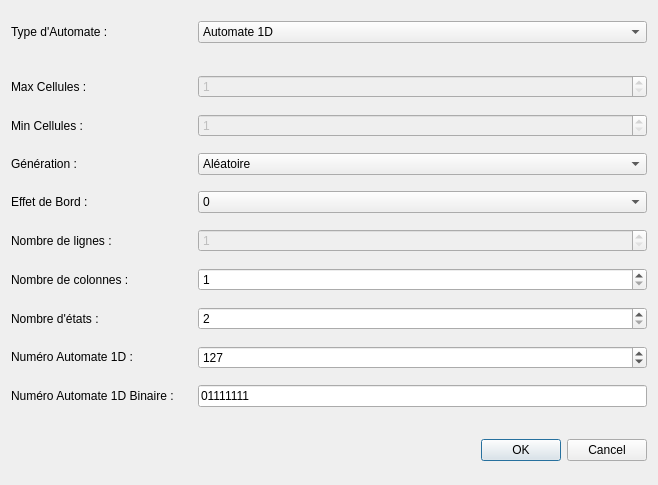
<?xml version="1.0" encoding="UTF-8"?>
<ui version="4.0">
 <class>creation_automate</class>
 <widget class="QDialog" name="creation_automate">
  <property name="geometry">
   <rect>
    <x>0</x>
    <y>0</y>
    <width>658</width>
    <height>485</height>
   </rect>
  </property>
  <property name="maximumSize">
   <size>
    <width>16777215</width>
    <height>16777215</height>
   </size>
  </property>
  <property name="windowTitle">
   <string>Nouvel Automate</string>
  </property>
  <layout class="QGridLayout" name="gridLayout">
   <item row="1" column="4">
    <widget class="QComboBox" name="comboBox">
     <property name="minimumSize">
      <size>
       <width>60</width>
       <height>0</height>
      </size>
     </property>
     <item>
      <property name="text">
       <string>Automate 1D</string>
      </property>
     </item>
     <item>
      <property name="text">
       <string>Jeu de la Vie</string>
      </property>
     </item>
     <item>
      <property name="text">
       <string>Autres Automates 2D</string>
      </property>
     </item>
    </widget>
   </item>
   <item row="6" column="4">
    <widget class="QComboBox" name="comboBox_3">
     <property name="minimumSize">
      <size>
       <width>60</width>
       <height>0</height>
      </size>
     </property>
     <item>
      <property name="text">
       <string>0</string>
      </property>
     </item>
     <item>
      <property name="text">
       <string>1</string>
      </property>
     </item>
     <item>
      <property name="text">
       <string>Torique</string>
      </property>
     </item>
    </widget>
   </item>
   <item row="14" column="4">
    <widget class="QDialogButtonBox" name="buttonBox">
     <property name="standardButtons">
      <set>QDialogButtonBox::Cancel|QDialogButtonBox::Ok</set>
     </property>
    </widget>
   </item>
   <item row="7" column="4">
    <widget class="QSpinBox" name="spinBox">
     <property name="enabled">
      <bool>false</bool>
     </property>
     <property name="minimum">
      <number>1</number>
     </property>
    </widget>
   </item>
   <item row="6" column="0">
    <widget class="QLabel" name="label_3">
     <property name="text">
      <string>Effet de Bord :</string>
     </property>
    </widget>
   </item>
   <item row="5" column="1">
    <widget class="QTableWidget" name="tableWidget_2">
     <property name="enabled">
      <bool>true</bool>
     </property>
     <property name="maximumSize">
      <size>
       <width>0</width>
       <height>0</height>
      </size>
     </property>
     <property name="inputMethodHints">
      <set>Qt::ImhNone</set>
     </property>
     <property name="rowCount">
      <number>1</number>
     </property>
     <property name="columnCount">
      <number>1</number>
     </property>
     <attribute name="horizontalHeaderVisible">
      <bool>false</bool>
     </attribute>
     <attribute name="horizontalHeaderDefaultSectionSize">
      <number>14</number>
     </attribute>
     <attribute name="verticalHeaderVisible">
      <bool>false</bool>
     </attribute>
     <attribute name="verticalHeaderDefaultSectionSize">
      <number>14</number>
     </attribute>
     <attribute name="verticalHeaderHighlightSections">
      <bool>true</bool>
     </attribute>
     <attribute name="verticalHeaderMinimumSectionSize">
      <number>39</number>
     </attribute>
     <row/>
     <column/>
    </widget>
   </item>
   <item row="2" column="2">
    <widget class="QTableWidget" name="tableWidget_3">
     <property name="enabled">
      <bool>true</bool>
     </property>
     <property name="maximumSize">
      <size>
       <width>0</width>
       <height>0</height>
      </size>
     </property>
     <property name="inputMethodHints">
      <set>Qt::ImhNone</set>
     </property>
     <property name="rowCount">
      <number>1</number>
     </property>
     <property name="columnCount">
      <number>1</number>
     </property>
     <attribute name="horizontalHeaderVisible">
      <bool>false</bool>
     </attribute>
     <attribute name="horizontalHeaderDefaultSectionSize">
      <number>14</number>
     </attribute>
     <attribute name="verticalHeaderVisible">
      <bool>false</bool>
     </attribute>
     <attribute name="verticalHeaderDefaultSectionSize">
      <number>14</number>
     </attribute>
     <attribute name="verticalHeaderHighlightSections">
      <bool>true</bool>
     </attribute>
     <attribute name="verticalHeaderMinimumSectionSize">
      <number>39</number>
     </attribute>
     <row/>
     <column/>
    </widget>
   </item>
   <item row="9" column="0">
    <widget class="QLabel" name="label_5">
     <property name="text">
      <string>Nombre de colonnes :  </string>
     </property>
    </widget>
   </item>
   <item row="10" column="4">
    <widget class="QSpinBox" name="spinBox_3">
     <property name="enabled">
      <bool>true</bool>
     </property>
     <property name="minimum">
      <number>2</number>
     </property>
     <property name="maximum">
      <number>10</number>
     </property>
     <property name="value">
      <number>2</number>
     </property>
    </widget>
   </item>
   <item row="3" column="4">
    <widget class="QSpinBox" name="spinBox_6">
     <property name="enabled">
      <bool>false</bool>
     </property>
     <property name="minimum">
      <number>1</number>
     </property>
     <property name="maximum">
      <number>8</number>
     </property>
     <property name="value">
      <number>1</number>
     </property>
    </widget>
   </item>
   <item row="10" column="0">
    <widget class="QLabel" name="label_6">
     <property name="text">
      <string>Nombre d'états :  </string>
     </property>
    </widget>
   </item>
   <item row="13" column="0" colspan="5">
    <widget class="QTableWidget" name="tableWidget">
     <property name="enabled">
      <bool>true</bool>
     </property>
     <property name="maximumSize">
      <size>
       <width>0</width>
       <height>0</height>
      </size>
     </property>
     <property name="inputMethodHints">
      <set>Qt::ImhNone</set>
     </property>
     <property name="rowCount">
      <number>1</number>
     </property>
     <property name="columnCount">
      <number>1</number>
     </property>
     <attribute name="horizontalHeaderVisible">
      <bool>false</bool>
     </attribute>
     <attribute name="horizontalHeaderDefaultSectionSize">
      <number>14</number>
     </attribute>
     <attribute name="verticalHeaderVisible">
      <bool>false</bool>
     </attribute>
     <attribute name="verticalHeaderDefaultSectionSize">
      <number>14</number>
     </attribute>
     <attribute name="verticalHeaderHighlightSections">
      <bool>true</bool>
     </attribute>
     <attribute name="verticalHeaderMinimumSectionSize">
      <number>39</number>
     </attribute>
     <row/>
     <column/>
    </widget>
   </item>
   <item row="5" column="4">
    <widget class="QComboBox" name="comboBox_2">
     <property name="minimumSize">
      <size>
       <width>60</width>
       <height>0</height>
      </size>
     </property>
     <item>
      <property name="text">
       <string>Aléatoire</string>
      </property>
     </item>
     <item>
      <property name="text">
       <string>Aléatoire Simétrique</string>
      </property>
     </item>
     <item>
      <property name="text">
       <string>Personalisée</string>
      </property>
     </item>
    </widget>
   </item>
   <item row="5" column="0">
    <widget class="QLabel" name="label_2">
     <property name="text">
      <string>Génération :</string>
     </property>
    </widget>
   </item>
   <item row="1" column="0">
    <widget class="QLabel" name="label">
     <property name="text">
      <string>Type d'Automate :</string>
     </property>
    </widget>
   </item>
   <item row="9" column="4">
    <widget class="QSpinBox" name="spinBox_2">
     <property name="enabled">
      <bool>true</bool>
     </property>
     <property name="minimum">
      <number>1</number>
     </property>
     <property name="value">
      <number>1</number>
     </property>
    </widget>
   </item>
   <item row="11" column="0">
    <widget class="QLabel" name="label_9">
     <property name="maximumSize">
      <size>
       <width>16777215</width>
       <height>20</height>
      </size>
     </property>
     <property name="text">
      <string>Numéro Automate 1D :</string>
     </property>
    </widget>
   </item>
   <item row="11" column="4">
    <widget class="QSpinBox" name="spinBox_5">
     <property name="maximum">
      <number>255</number>
     </property>
     <property name="value">
      <number>127</number>
     </property>
    </widget>
   </item>
   <item row="12" column="0">
    <widget class="QLabel" name="label_10">
     <property name="maximumSize">
      <size>
       <width>16777215</width>
       <height>20</height>
      </size>
     </property>
     <property name="text">
      <string>Numéro Automate 1D Binaire :</string>
     </property>
    </widget>
   </item>
   <item row="12" column="4">
    <widget class="QLineEdit" name="lineEdit">
     <property name="inputMask">
      <string/>
     </property>
     <property name="text">
      <string>01111111</string>
     </property>
     <property name="maxLength">
      <number>8</number>
     </property>
    </widget>
   </item>
   <item row="4" column="0">
    <widget class="QLabel" name="label_8">
     <property name="text">
      <string>Min Cellules :</string>
     </property>
    </widget>
   </item>
   <item row="3" column="0">
    <widget class="QLabel" name="label_7">
     <property name="text">
      <string>Max Cellules : </string>
     </property>
    </widget>
   </item>
   <item row="7" column="0">
    <widget class="QLabel" name="label_4">
     <property name="text">
      <string>Nombre de lignes :</string>
     </property>
    </widget>
   </item>
   <item row="4" column="4">
    <widget class="QSpinBox" name="spinBox_4">
     <property name="enabled">
      <bool>false</bool>
     </property>
     <property name="minimum">
      <number>1</number>
     </property>
     <property name="maximum">
      <number>8</number>
     </property>
     <property name="value">
      <number>1</number>
     </property>
    </widget>
   </item>
  </layout>
 </widget>
 <resources/>
 <connections/>
</ui>
